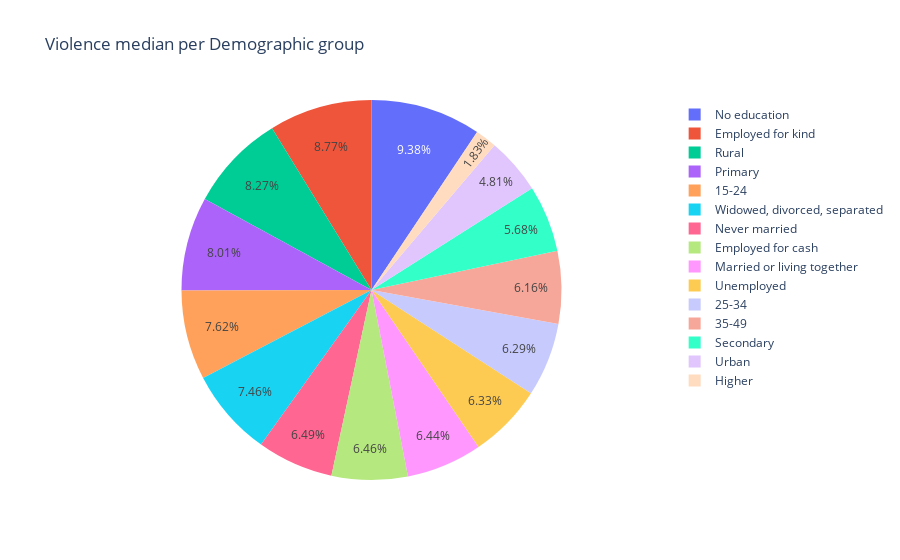

The notebook cell saved with this chart:
### Code cell
#visualization Violence median per demographic group
fig = px.pie(response_df, values='Median', names='Response', title='Violence median per Demographic group')
fig.show()

### Figure 1 — Plotly figure (JSON) as saved in the notebook; plotly's stock layout.template omitted (floating-point values rounded to 4 significant figures)
{"data": [{"domain": {"x": [0, 1], "y": [0, 1]}, "hovertemplate": "Response=%{label}<br>Median=%{value}<extra></extra>", "labels": ["15-24", "25-34", "35-49", "Employed for cash", "Employed for kind", "Higher", "Married or living together", "Never married", "No education", "Primary", "Rural", "Secondary", "Unemployed", "Urban", "Widowed, divorced, separated"], "legendgroup": "", "name": "", "showlegend": true, "type": "pie", "values": [17.5, 14.45, 14.15, 14.85, 20.15, 4.2, 14.8, 14.9, 21.55, 18.4, 19, 13.05, 14.55, 11.05, 17.15]}], "layout": {"legend": {"tracegroupgap": 0}, "title": {"text": "Violence median per Demographic group"}}}
